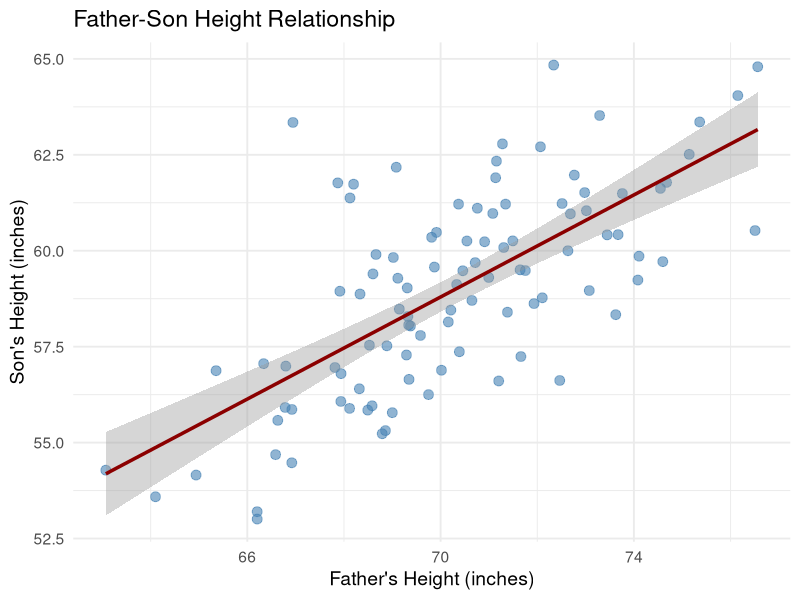
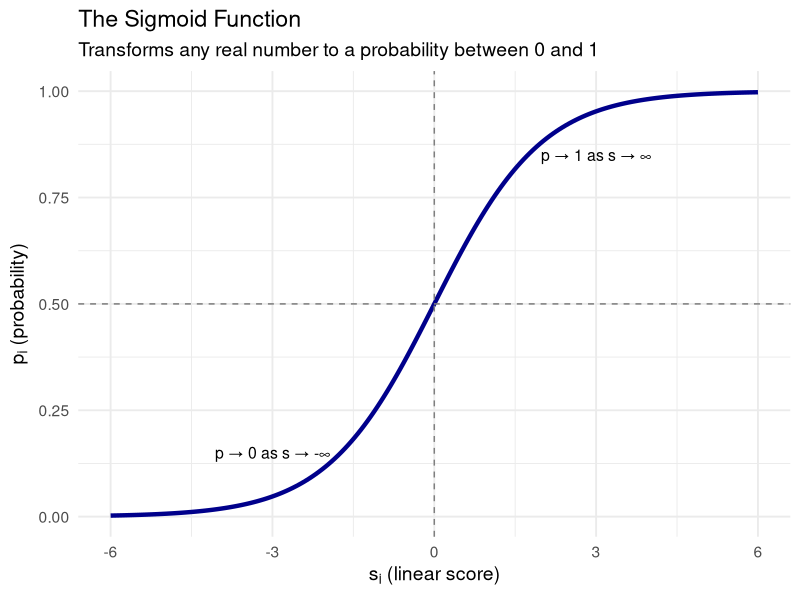
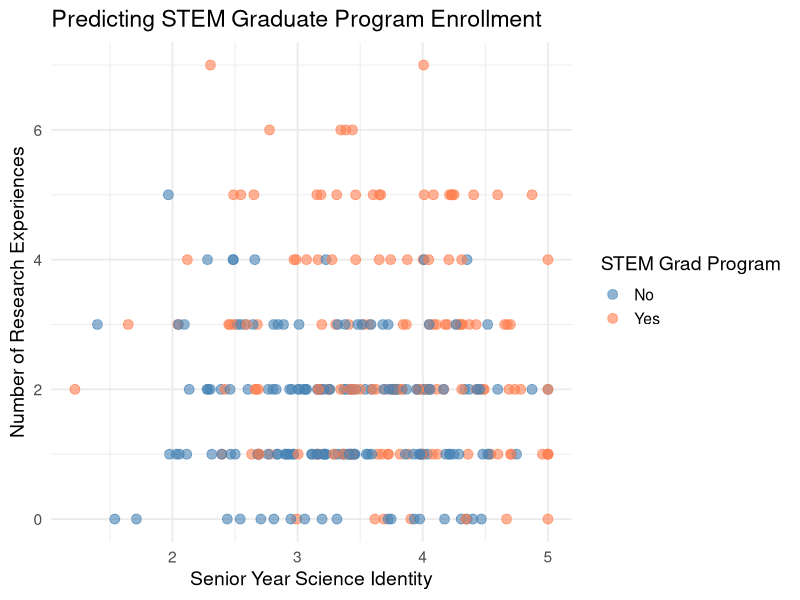
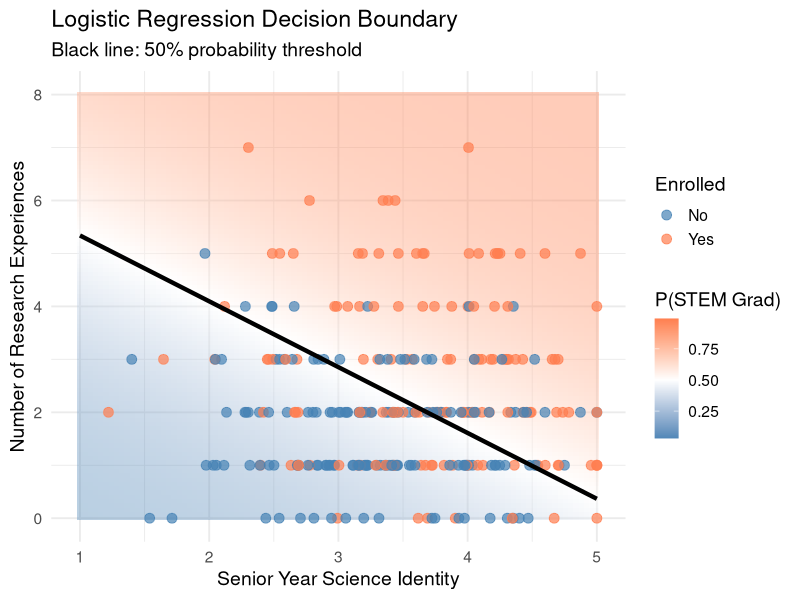

Source code (R) for these figures, in order:
## ---- chunk 1
# Generate synthetic father-son height data
set.seed(123)
n <- 100
fathers_height <- rnorm(n, mean = 70, sd = 3)
sons_height <- 0.7 * fathers_height + rnorm(n, mean = 10, sd = 2)

height_data <- data.frame(father = fathers_height, son = sons_height)

library(ggplot2)
ggplot(height_data, aes(x = father, y = son)) +
  geom_point(alpha = 0.6, size = 3, color = "steelblue") +
  geom_smooth(method = "lm", se = TRUE, color = "darkred", linewidth = 1.2) +
  labs(title = "Father-Son Height Relationship", x = "Father's Height (inches)", y = "Son's Height (inches)") +
  theme_minimal(base_size = 14)
## ---- chunk 2
# Closed-form solution
beta_hat <- sum(height_data$father * height_data$son) / sum(height_data$father^2)
cat("Closed-form beta:", beta_hat, "\n")

# Using R's built-in lm() function (no intercept)
model_simple <- lm(son ~ father - 1, data = height_data)
summary(model_simple)
## ---- chunk 3
# Generate synthetic data for multiple regression
set.seed(456)
n <- 200

child_data <- data.frame(father_height = rnorm(n, mean = 70, sd = 3), mother_height = rnorm(n, mean = 65, sd = 2.5),
                gender = rbinom(n, size = 1, prob = 0.5))  # 0 = female, 1 = male)

child_data$child_height <- 20 + 0.4 * child_data$father_height +  0.4 * child_data$mother_height + 
                          3 * child_data$gender + rnorm(n, mean = 0, sd = 2)

model_multiple <- lm(child_height ~ father_height + mother_height + gender, 
                     data = child_data)
summary(model_multiple)
## ---- chunk 4
s <- seq(-6, 6, length.out = 200)
sigmoid <- function(s) 1 / (1 + exp(-s))

ggplot(data.frame(s = s, p = sigmoid(s)), aes(x = s, y = p)) +
  geom_line(color = "darkblue", linewidth = 1.5) +
  geom_hline(yintercept = 0.5, linetype = "dashed", color = "gray50") +
  geom_vline(xintercept = 0, linetype = "dashed", color = "gray50") +
  annotate("text", x = 3, y = 0.85, label = "p → 1 as s → ∞", size = 4) +
  annotate("text", x = -3, y = 0.15, label = "p → 0 as s → -∞", size = 4) +
  labs(
    title = "The Sigmoid Function",
    subtitle = "Transforms any real number to a probability between 0 and 1",
    x = expression(s[i] ~ "(linear score)"),
    y = expression(p[i] ~ "(probability)")
  ) +
  theme_minimal(base_size = 14)
## ---- chunk 5
set.seed(2025)
n <- 300

grad_data <- data.frame(senior_identity = rnorm(n, mean = 3.5, sd = 0.8),
  research_experiences = rpois(n, lambda = 2))

grad_data$senior_identity <- pmax(pmin(grad_data$senior_identity, 5), 1)

# Create probability of STEM grad enrollment
# Higher identity and more research - higher probability
linear_combination <- -4 + 0.8 * grad_data$senior_identity + 0.5 * grad_data$research_experiences
prob <- sigmoid(linear_combination)
grad_data$stem_grad <- rbinom(n, size = 1, prob = prob)
grad_data$stem_grad_factor <- factor(grad_data$stem_grad, labels = c("No", "Yes"))

ggplot(grad_data, aes(x = senior_identity, y = research_experiences, color = stem_grad_factor)) +
  geom_point(size = 3, alpha = 0.6) +
  scale_color_manual(values = c("steelblue", "coral"), name = "STEM Grad Program") +
  labs(title = "Predicting STEM Graduate Program Enrollment",
    x = "Senior Year Science Identity",
    y = "Number of Research Experiences") +
  theme_minimal(base_size = 14)
## ---- chunk 6
model_glm <- glm(stem_grad ~ senior_identity + research_experiences, 
                 data = grad_data, family = binomial)
print(round(coef(model_glm), 4))
## ---- chunk 7
grid_resolution <- 100
x1_grid <- seq(1, 5, length.out = grid_resolution)
x2_grid <- seq(0, max(grad_data$research_experiences) + 1, length.out = grid_resolution)

grid_points <- expand.grid(senior_identity = x1_grid, research_experiences = x2_grid)

# Predict probabilities using glm model
grid_probs <- predict(model_glm, newdata = grid_points, type = "response")
grid_points$prob <- grid_probs

ggplot() +
  geom_tile(data = grid_points, 
            aes(x = senior_identity, y = research_experiences, fill = prob), 
            alpha = 0.4) +
  geom_point(data = grad_data, 
             aes(x = senior_identity, y = research_experiences, color = stem_grad_factor), 
             size = 3, alpha = 0.7) +
  scale_fill_gradient2(low = "steelblue", mid = "white", high = "coral", 
                       midpoint = 0.5, name = "P(STEM Grad)") +
  scale_color_manual(values = c("steelblue", "coral"), name = "Enrolled") +
  geom_contour(data = grid_points, 
               aes(x = senior_identity, y = research_experiences, z = prob), 
               breaks = 0.5, color = "black", linewidth = 1.5) +
  labs(
    title = "Logistic Regression Decision Boundary",
    subtitle = "Black line: 50% probability threshold",
    x = "Senior Year Science Identity",
    y = "Number of Research Experiences"
  ) +
  theme_minimal(base_size = 14)
